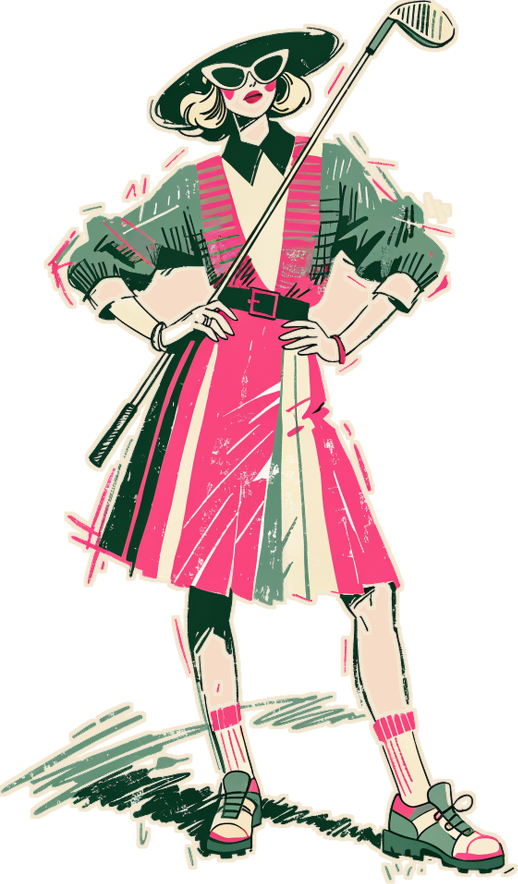
#> input picture designs/c905/art_only.png, 1554 x 2652 px, found by its file name (shown at 1/3 size)
$ python make.py
#> lines starting #> are read from the running program, lines starting #| are printed output that depends on the picture
### designs/lib.py
"""Lane C lockup helper: from designs.lib import *"""
from PIL import Image, ImageDraw, ImageFont, ImageFilter
FD = 'designs/fonts/'
CREAM = (246, 236, 214, 255)
F = dict(alfa='AlfaSlabOne-Regular.ttf', anton='Anton-Regular.ttf', bevan='Bevan-Regular.ttf', big='BigShouldersDisplay[wght].ttf', bowlby='BowlbyOne-Regular.ttf',
         cinzel='Cinzel[wght].ttf', fraunces='Fraunces[SOFT,WONK,opsz,wght].ttf', oswald='Oswald[wght].ttf', playfair='PlayfairDisplay[wght].ttf',
         playfairi='PlayfairDisplay-Italic[wght].ttf', rye='Rye-Regular.ttf', graduate='Graduate-Regular.ttf', yellowtail='Yellowtail-Regular.ttf', interblack='InterDisplay-Black.otf', damion='Damion-Regular.ttf', caveat='CaveatBrush-Regular.ttf')
VAR = dict(big=[900], cinzel=[900], fraunces=[9, 900, 60, 1], oswald=[700], playfair=[900], playfairi=[900])
def line(text, font, wfrac, W, fill, key, kw=27, track=0):
    ff = F[font]; var = VAR.get(font)
    def mk(sz):
        f = ImageFont.truetype(FD + ff, sz)
        if var: f.set_variation_by_axes(var)
        return f
    f = mk(800); adv = [f.getlength(c) for c in text]; tot = sum(adv) + track * (len(text) - 1); size = int(800 * W * wfrac / tot)
    f = mk(size); adv = [f.getlength(c) for c in text]; tr = int(track * size / 800)
    asc, desc = f.getmetrics(); tot = int(sum(adv) + tr * (len(text) - 1)); pad = 80
    im = Image.new('RGBA', (tot + 2 * pad, asc + desc + 2 * pad), (0, 0, 0, 0))
    k = Image.new('L', im.size, 0); d = ImageDraw.Draw(k); x = pad
    for c, a in zip(text, adv): d.text((x, pad), c, font=f, fill=255); x += a + tr
    k = k.filter(ImageFilter.MaxFilter(kw)); im.paste(Image.new('RGBA', im.size, key), (0, 0), k)
    d = ImageDraw.Draw(im); x = pad
    for c, a in zip(text, adv): d.text((x, pad), c, font=f, fill=fill); x += a + tr
    out = im.crop(im.getbbox())
    import os; st = float(os.environ.get('STRETCH', '1'))
    if st != 1: out = out.resize((out.width, int(out.height * st)))
    return out
def stack(lines, W, gap=24):
    h = sum(l.height for l in lines) + gap * (len(lines) - 1); out = Image.new('RGBA', (W, h), (0, 0, 0, 0)); y = 0
    for l in lines: out.alpha_composite(l, ((W - l.width) // 2, y)); y += l.height + gap
    return out
def lockup(art, W, top, bottom, name, bgs, g=36):
    """art: RGBA image; top/bottom: list of line images; saves docs/print-files/<name>.png and previews on each bg"""
    t = stack(top, W) if top else None; b = stack(bottom, W) if bottom else None
    H = (t.height + g if t else 0) + art.height + (g + b.height if b else 0)
    out = Image.new('RGBA', (W, H), (0, 0, 0, 0)); y = 0
    if t: out.alpha_composite(t, (0, 0)); y = t.height + g
    out.alpha_composite(art, ((W - art.width) // 2, y)); y += art.height + g
    if b: out.alpha_composite(b, (0, y))
    out.save(f'docs/print-files/{name}.png')
    for tag, c in bgs.items():
        bg = Image.new('RGBA', out.size, c); bg.alpha_composite(out); bg.convert('RGB').resize((600, int(600 * H / W))).save(f'designs/prev_{name}_{tag}.png')
    return out
def widths(*ls): return [l.width for l in ls]
# [15 lines left out: function line_same, not called in this run]

### designs/c897/make.py
import sys; sys.path.insert(0,'.')
from designs.lib import *
a=Image.open('designs/c897/art_only.png').convert('RGBA')
#> a is the input picture: PIL image 1554x2652 RGBA; mean R, G, B, A 93.6, 79.6, 75.8, 114.6
W=3000; FONT='alfa'; AW=float(sys.argv[1]) if len(sys.argv)>1 else 0.62; HF=float(sys.argv[2]) if len(sys.argv)>2 else 0.7
for tag,hf,pf,key in (('ash',(170,70,30,255),(38,50,86,255),CREAM),('light',(238,150,60,255),(246,236,214,255),(20,26,44,255))):
    top=[line('OOPS.',FONT,HF,W,hf,key,kw=15)]
    bot=[line('ANYWAY.',FONT,1.0,W,pf,key,kw=15)]
    aw=int(W*AW); art=a.resize((aw,int(a.height*aw/a.width)))
    o=lockup(art,W,top,bot,'897-oops-anyway-'+tag,{'grey':(150,150,150,255),'navy':(26,34,62,255),'black':(20,20,20,255)},g=40)
    th=top[0].height+sum(b.height for b in bot)
    print(tag,'head',top[0].width,'punch',[b.width for b in bot],'type',th,'of',o.height,round(th/o.height,3),'subject',art.width,round(art.width/W,2),o.size,'aspect',round(o.height/o.width,2))
#> this loop made 2 passes
#> (H in lockup, th) on passes 1 to 2: (4258, 1004), (4258, 1004)
#| ash head 2002 punch [2936] type 1004 of 4258 0.236 subject 1860 0.62 (3000, 4258) aspect 1.42
#| light head 2002 punch [2936] type 1004 of 4258 0.236 subject 1860 0.62 (3000, 4258) aspect 1.42
#> pass 1, in line, `k = k.filter(ImageFilter.MaxFilter(kw))`:
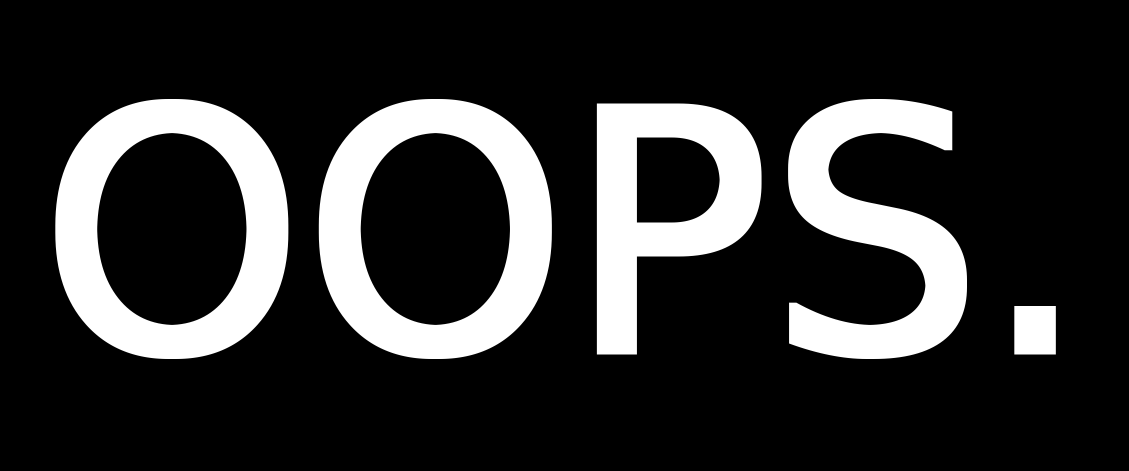
#> k: PIL image 2257x941 L (shown at 1/2 size); min 0, max 255, mean 47.6
#> pass 1, in line, `out = im.crop(im.getbbox())`:
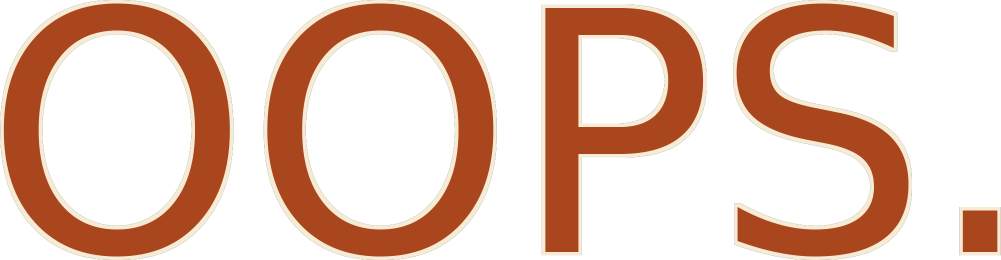
#> out: PIL image 2002x520 RGBA (shown at 1/2 size); mean R, G, B, A 71, 40.3, 26.6, 97.1; transparent parts drawn white
#> after the loop:
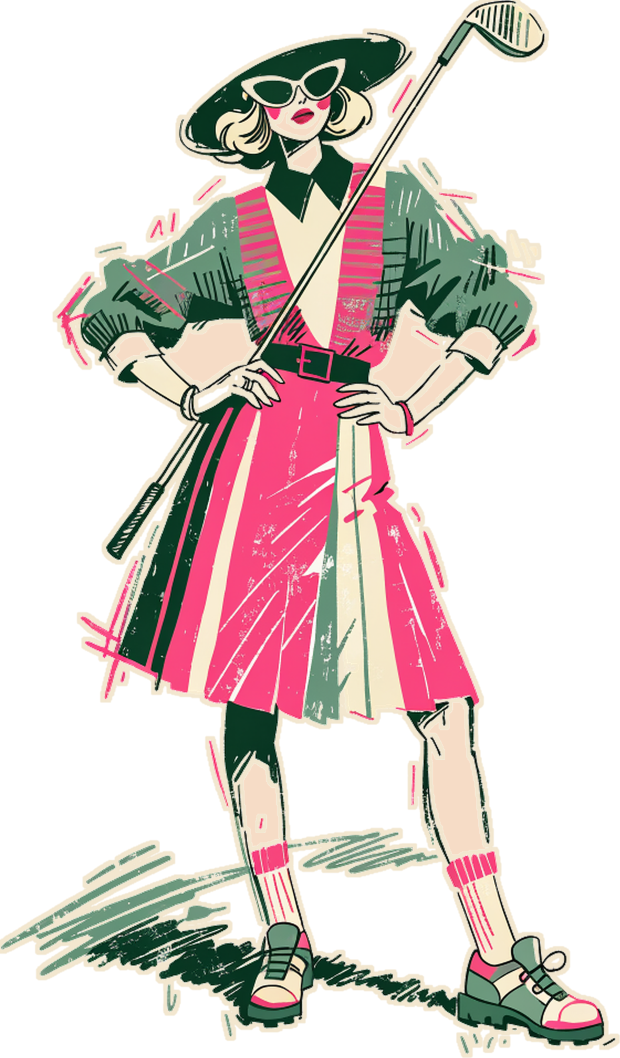
#> art: PIL image 1860x3174 RGBA (shown at 1/3 size); mean R, G, B, A 80.9, 67.6, 64.8, 114.6; transparent parts drawn white
